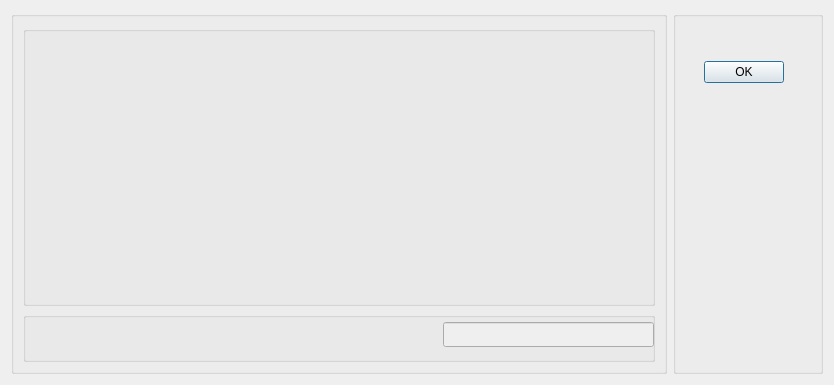
<?xml version="1.0" encoding="UTF-8"?>
<ui version="4.0">
 <class>dispHist</class>
 <widget class="QDialog" name="dispHist">
  <property name="geometry">
   <rect>
    <x>0</x>
    <y>0</y>
    <width>834</width>
    <height>385</height>
   </rect>
  </property>
  <property name="windowTitle">
   <string>Histogram</string>
  </property>
  <layout class="QHBoxLayout" name="horizontalLayout">
   <item>
    <widget class="QGroupBox" name="groupBox_2">
     <property name="title">
      <string/>
     </property>
     <layout class="QVBoxLayout" name="DrawAreaLayout">
      <item>
       <widget class="QGroupBox" name="gBDrawArea">
        <property name="title">
         <string/>
        </property>
       </widget>
      </item>
      <item>
       <widget class="QGroupBox" name="groupBox_4">
        <property name="minimumSize">
         <size>
          <width>0</width>
          <height>50</height>
         </size>
        </property>
        <property name="maximumSize">
         <size>
          <width>16777215</width>
          <height>50</height>
         </size>
        </property>
        <property name="title">
         <string/>
        </property>
        <widget class="QLineEdit" name="lineEdit">
         <property name="enabled">
          <bool>false</bool>
         </property>
         <property name="geometry">
          <rect>
           <x>420</x>
           <y>10</y>
           <width>211</width>
           <height>25</height>
          </rect>
         </property>
         <property name="minimumSize">
          <size>
           <width>0</width>
           <height>25</height>
          </size>
         </property>
         <property name="font">
          <font>
           <family>System</family>
           <pointsize>12</pointsize>
          </font>
         </property>
        </widget>
       </widget>
      </item>
     </layout>
    </widget>
   </item>
   <item>
    <widget class="QGroupBox" name="groupBox">
     <property name="minimumSize">
      <size>
       <width>150</width>
       <height>0</height>
      </size>
     </property>
     <property name="maximumSize">
      <size>
       <width>150</width>
       <height>16777215</height>
      </size>
     </property>
     <property name="title">
      <string/>
     </property>
     <widget class="QDialogButtonBox" name="buttonBox">
      <property name="geometry">
       <rect>
        <x>30</x>
        <y>50</y>
        <width>81</width>
        <height>23</height>
       </rect>
      </property>
      <property name="standardButtons">
       <set>QDialogButtonBox::Ok</set>
      </property>
     </widget>
    </widget>
   </item>
  </layout>
 </widget>
 <resources/>
 <connections>
  <connection>
   <sender>buttonBox</sender>
   <signal>clicked(QAbstractButton*)</signal>
   <receiver>dispHist</receiver>
   <slot>accept()</slot>
   <hints>
    <hint type="sourcelabel">
     <x>751</x>
     <y>65</y>
    </hint>
    <hint type="destinationlabel">
     <x>702</x>
     <y>-16</y>
    </hint>
   </hints>
  </connection>
 </connections>
</ui>
